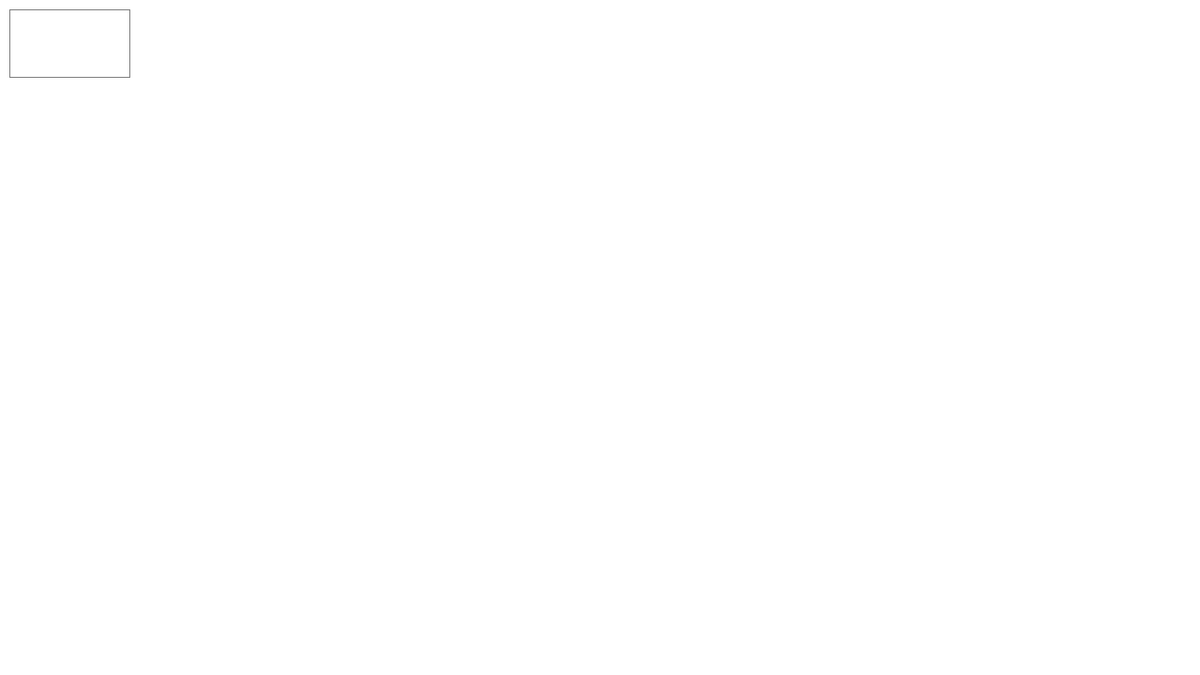
Frame 1 (no input)
Frame 60 (the mouse pressed at the canvas centre just before this capture): identical to frame 1, image omitted
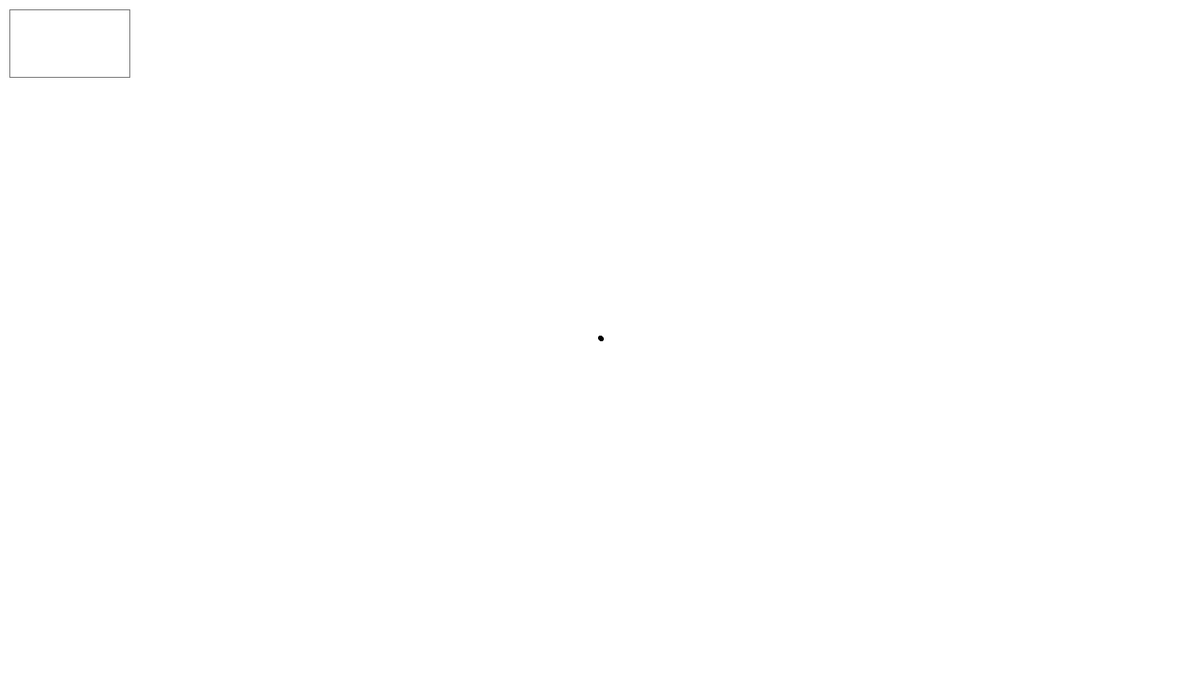
Frame 120 (the mouse held since frame 60 and released just before this capture)

The Processing sketch that drew these frames (run headless with seeded random() and noise(); from frame 60 on, the mouse is pressed at the canvas centre):

// Processing sketch: wcSketch
// ── wcSketch.pde
private Drawing drawing;
private GUI gui;

void setup() {
  //fullScreen();
  size(1280, 720);
  colorMode(HSB);
  drawing = new Drawing();
  gui = new GUI();
}

void draw() {
  update();
  display();
}

private void update() {
  gui.updateVf(drawing.getDrawing());
}

private void display() {
  drawing.display();
  gui.display();
}

void mousePressed() {
  drawing.pencilDown();
  drawing.draw();
}

void mouseDragged() {
  drawing.draw();
}

void mouseReleased() {
  drawing.pencilUp();
}

// ── ColorPicker.pde
public class ColorPicker {
  
  public  ColorPicker() {
  }
}

// ── Drawing.pde
public class Drawing {
  private ArrayList<PGraphics> drawing;
  private ArrayList<PVector> trace;
  private ArrayList<ArrayList<PVector>> layer;
  private PGraphics current;

  public Drawing() {
    drawing = new ArrayList<PGraphics>();
    current = createGraphics(width, height);
    current.beginDraw();
    current.background(255);
    current.endDraw();
    drawing.add(current);
    addLayer();
  }

  public void addLayer() {
    current = createGraphics(width, height);
    layer = new ArrayList<ArrayList<PVector>>();
    drawing.add(current);
    //current.smooth(8);
  }

  public PGraphics getCurrentLayer() {
    return current;
  }

  public ArrayList<PGraphics> getDrawing() {
    return drawing;
  }

  public void display() {
    for (PGraphics pg : drawing) {
      image(pg, 0, 0);
    }
    image(current, 0, 0);
  }

  public void pencilDown() {
    trace = new ArrayList<PVector>();
    layer.add(trace);
  }

  public void draw() {
    trace.add(new PVector(mouseX, mouseY));
    current.beginDraw();
    current.clear();
    current.strokeWeight(5);
    for (ArrayList<PVector> tr : layer) {
      if (tr.size() == 1) {
        current.line(tr.get(0).x, tr.get(0).y, tr.get(0).x + 1, tr.get(0).y + 1);
      } else {
        for (int i = 0; i < tr.size() - 1; i++) {
          current.line(tr.get(i).x, tr.get(i).y, tr.get(i + 1).x, tr.get(i + 1).y);
        }
      }
    }
    current.endDraw();
  }

  public void pencilUp() {
    
  }
}

// ── GUI.pde
private class GUI {
  private ViewFinder vf;
  private int vfScale;
  private LayerPicker lp;
  private ColorPicker cp;

  public GUI() {
    vfScale = 10;
    vf = new ViewFinder(10, 10, width / vfScale, height / vfScale);
    lp = new LayerPicker();
  }

  public void updateVf(ArrayList<PGraphics> drawing) {
    vf.update(drawing);
  }

  public void display() {
    vf.display();
  }
}

// ── LayerPicker.pde
public class LayerPicker {
  
  public  LayerPicker() {
  }
}

// ── ViewFinder.pde
public class ViewFinder {
  private PVector pos;
  private PVector size;
  private ArrayList<PGraphics> drawing;

  public ViewFinder(float x, float y, float w, float h) {
    this.pos = new PVector(x, y);
    this.size = new PVector(w, h);
  }

  public PVector getPos() {
    return pos;
  }

  public PVector getSize() {
    return size;
  }
  public void setPos(float x, float y) {
    pos.set(x, y);
  }

  public void setSize(float w, float h) {
    size.set(w, h);
  }

  void display() {
    stroke(127);
    strokeWeight(1);
    noFill();
    if (null != drawing) {
      for (PGraphics pg : drawing) {
        pg.smooth();
        image(pg, pos.x, pos.y, size.x, size.y);
      }
    }
    rect(pos.x, pos.y, size.x, size.y);
  }

  void update(ArrayList<PGraphics> drawing) {
    this.drawing = drawing;
  }
}
